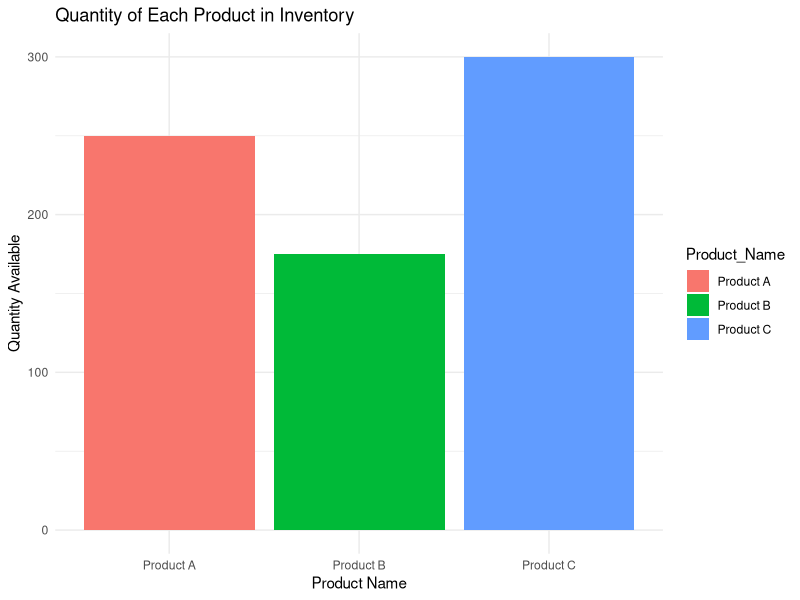
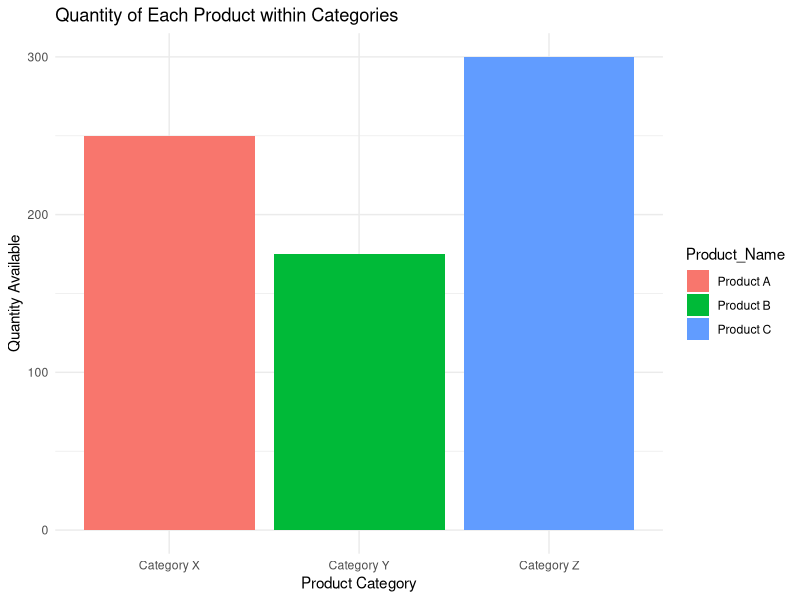

Reproduce these figures in R, in order.
# Install and load required libraries
install.packages("ggplot2")
install.packages("dplyr")
library(ggplot2)
library(dplyr)

# Sample data
product_data <- data.frame(
  Product_ID = c(1, 2, 3),
  Product_Name = c("Product A", "Product B", "Product C"),
  Quantity_Available = c(250, 175, 300),
  Price = c(20, 15, 18)
)

# a. Bar chart to visualize the quantity of each product in the inventory
quantity_bar_chart <- ggplot(product_data, aes(x = Product_Name, y = Quantity_Available, fill = Product_Name)) +
  geom_bar(stat = "identity") +
  labs(title = "Quantity of Each Product in Inventory",
       x = "Product Name",
       y = "Quantity Available") +
  theme_minimal()

# b. Stacked bar chart to show the quantity of each product within different product categories
# Assuming there's a Product_Category column in the data
product_data$Product_Category <- c("Category X", "Category Y", "Category Z")

stacked_bar_chart <- ggplot(product_data, aes(x = Product_Category, y = Quantity_Available, fill = Product_Name)) +
  geom_bar(stat = "identity") +
  labs(title = "Quantity of Each Product within Categories",
       x = "Product Category",
       y = "Quantity Available") +
  theme_minimal()

# c. Table to show the inventory data for each product
inventory_table <- product_data %>%
  select(Product_ID, Product_Name, Quantity_Available, Price) %>%
  rename("Product ID" = Product_ID,
         "Quantity Available" = Quantity_Available,
         "Price (in $)" = Price)

# Display the visualizations and table
print(quantity_bar_chart)
print(stacked_bar_chart)
print(inventory_table)
